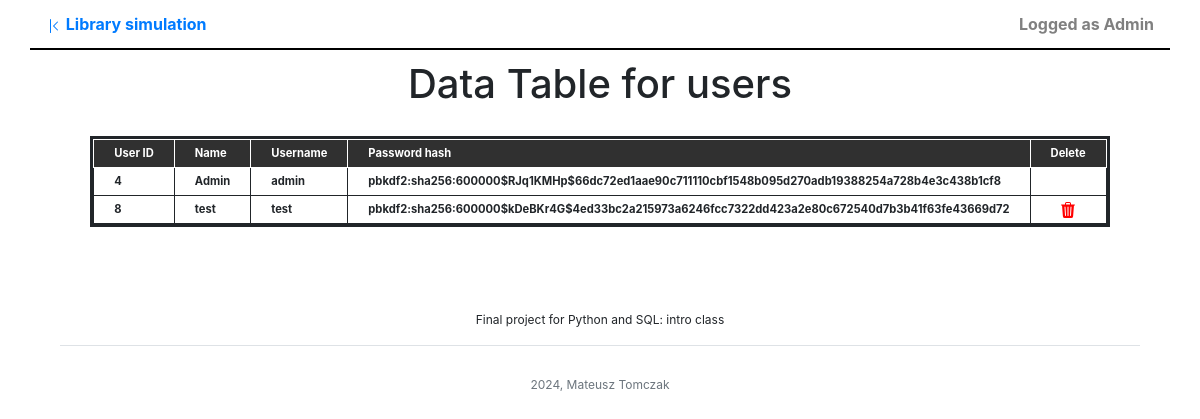
/tables/users (signed in), run on the app's committed database.
### tables this page shows
CREATE TABLE users(
    user_id INTEGER NOT NULL PRIMARY KEY AUTOINCREMENT,
    name VARCHAR(40) NOT NULL,
    username VARCHAR(40) NOT NULL UNIQUE,
    password VARCHAR(300) NOT NULL 
);

### main.py (the view, shortened to what this page needs)
@app.route("/tables/<table_name>")
@login_required
def tables(table_name):
    try:
        if table_name == 'queues':
            table = cur.execute(f"""
            SELECT customers.name, workers.name, workers.position,
            books.book_id, books.title, books.author, books.publisher, books.isbn, books.year_published FROM queues
            JOIN customers ON queues.customer_id = customers.customer_id
            JOIN workers ON queues.worker_id = workers.worker_id
            JOIN books ON queues.book_id = books.book_id ORDER BY books.book_id, queues.entry_id
            """).fetchall()
            column_names = ["Customer name", "Worker name", "Worker position", "Book ID", "Book title",
                            "Book author", "Book publisher", "Book ISBN", "Year of publication"]
        elif table_name == 'logs':
            if current_user.username != 'admin':
                raise PermissionError
            table = cur.execute("""SELECT * FROM logs""")
            column_names = ["Log ID", "Action", "Customer ID", "Book ID", "Worker ID"]
        elif table_name == 'users':
            if current_user.username != 'admin':
                raise PermissionError
            table = cur.execute("""SELECT * FROM users""")
            column_names = ["User ID", "Name", "Username", "Password hash", "Delete"]
    except PermissionError:
        table = None
        column_names = None
    return render_template("table.html", table=table, colnames=column_names, title=table_name,
                           bootstrap=bootstrap, user=current_user)

### main.py (called while the page is built)
@login_manager.user_loader
def load_user(user_id):
    user = User()
    try:
        (user.id, user.name, user.username) = cur.execute(f"""
        SELECT user_id, name, username FROM users WHERE user_id='{user_id}'
        """).fetchone()
    except TypeError:
        user = None
    return user

### templates/table.html (shortened to what this page needs)
{% extends 'base.html' %}
{% block navbar_items %}
    {{ super() }}
    <a href="#" class="grey-out">Logged as {{ user.name }}</a>
{% endblock %}
{% block content %}
    {% if user.username != 'admin' and title in ['logs', 'users'] %}
        <div id="landing">
            <h1>Data Table page</h1>
        </div>
        <div class="max-div">
            <p class="h1 rounded-pill bg-warning">ACCESS DENIED</p>
            <p class="display-6">Admin permission required to view this data</p>
        </div>
    {% else %}
        <div id="landing">
            <h1>Data Table for {{ title }}</h1>
        </div>
        <div class="datatable">
            <table class="table-hover">
                <tr id="schema-row">
                    {% for title in colnames %}
                    <th id="schema-cell">{{ title }}</th>
                    {%  endfor %}
                </tr>
                {% for row in table %}
                <tr>
                    {% for cell in row %}
                        <th>{{ cell }}</th>
                    {% endfor %}
                    {% if user.username == 'admin' and title == 'users' and row[2] != 'admin' %}
                        <th class="text-center"><a href="{{ url_for('delete_user', user_id=row[0]) }}">
                        </a></th>
                    {% endif %}
                </tr>
                {% endfor %}
            </table>
        </div>
    {% endif %}
{% endblock %}

### static/css/styles.css (style rules this page uses)
* { margin: 0; padding: 0; }
body { display: flex; flex-direction: column; align-items: center; }
.datatable { width: 100%; display: flex; align-content: center; justify-content:center; }
.datatable table { margin: 20px; border: 3px solid; border-collapse: collapse; display: flex; font-size: 0.7em; }
th, tr { padding: 5px 20px; border: 1px solid; justify-content: left; }
table tr:first-child { font-weight: bold; box-shadow: none; background-color: #303030; color: white; }
a { text-decoration: None; background-color: transparent; }
.grey-out { color: gray; }
.text-center { margin-top: 30px; }
#landing { padding-top: 10px; display: flex; flex-direction: column; width: 85%; align-items: center; }

### data on the page
users: name "Admin", row "4", username "admin", password "pbkdf2:sha256:600000$RJq1KMHp$66dc72ed1aae90c711110cbf1548b095d270adb19388254a728b4e3c438b1cf8"
users: row "8", name "test", username "test", password "pbkdf2:sha256:600000$kDeBKr4G$4ed33bc2a215973a6246fcc7322dd423a2e80c672540d7b3b41f63fe43669d72"

### other printed values
{{ title }} "users"
{{ title }} "User ID" "Name" "Username" "Password hash" "Delete"
